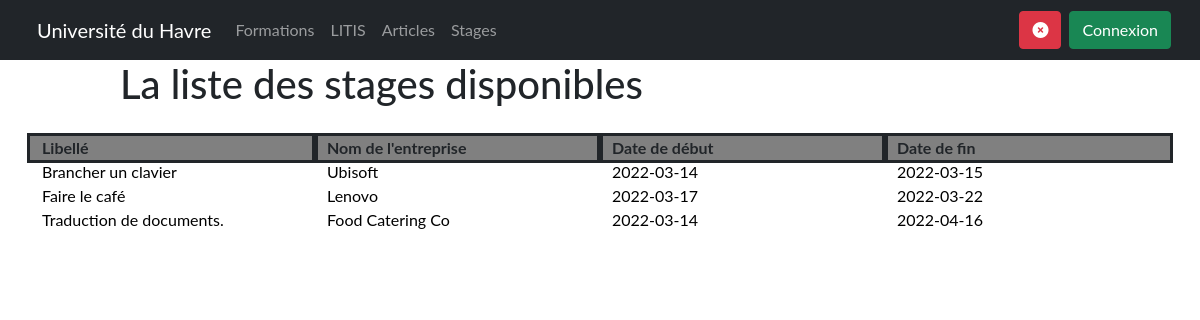
The page /stage.php on the database its author committed.
### tables this page shows
CREATE TABLE IF NOT EXISTS `stage` (
  `stage_id` int(11) NOT NULL AUTO_INCREMENT,
  `stage_libelle` varchar(256) NOT NULL,
  `stage_description` text NOT NULL,
  `stage_entreprise` varchar(128) NOT NULL,
  `stage_date_debut` date DEFAULT NULL,
  `stage_date_fin` date DEFAULT NULL,
  `stage_disponible` tinyint(1) NOT NULL,
  PRIMARY KEY (`stage_id`)
);

### stage.php (the view, shortened to what this page needs)
<?php
include_once('connexion.php');
$sqlQuery = 'SELECT * FROM `stage` WHERE stage_disponible = 1';
$statement = $mysqlClient->prepare($sqlQuery);
$statement->execute();
$stages = $statement->fetchAll();
include_once('header.php');
$perm = $_SESSION['perm'];
    if ($perm ==""){
        $perm = 0;
    }include_once('header.php');
?>
<main>
<h1 style="margin-left: 10%; margin-bottom: 0.7em;">La liste des stages disponibles</h1>
<div class="container" style="background-color: grey;">
	<div class="row">
		<div class="col-sm" style="outline-style: solid;">
			<strong>Libellé</strong>
		</div>
		<div class="col-sm" style="outline-style: solid;">
			<strong>Nom de l'entreprise</strong>
		</div>
		<div class="col-sm" style="outline-style: solid;">
			<strong>Date de début</strong>
		</div>
		<div class="col-sm" style="outline-style: solid;">
			<strong>Date de fin</strong>
		</div>
	</div>
</div>
<?php
foreach ($stages as $stage){
	?>
	<div class="container">
		<a style="text-decoration: none; color: black;" href="<?php echo "afficherStage.php?stage_id=". $stage['stage_id'] ?>">
			<div class="row">
				<div class="col-sm solid-outline"><?php echo $stage['stage_libelle'] ?></div>
				<div class="col-sm solid-outline"><?php echo $stage['stage_entreprise'] ?></div>
				<div class="col-sm solid-outline"><?php echo $stage['stage_date_debut'] ?></div>
				<div class="col-sm solid-outline"><?php echo $stage['stage_date_fin'] ?></div>
			</div>
		</a>
	</div>
	<?php
}
?>
</main>

### css/style.css (style rules this page uses)
body { font-family: 'Lato', sans-serif; margin: 0; }

### rows shown on the page
stage: stage_libelle "Brancher un clavier", stage_entreprise "Ubisoft", stage_date_debut "2022-03-14", stage_date_fin "2022-03-15"
stage: stage_libelle "Faire le café", stage_entreprise "Lenovo", stage_date_debut "2022-03-17", stage_date_fin "2022-03-22"
stage: stage_libelle "Traduction de documents.", stage_entreprise "Food Catering Co", stage_date_debut "2022-03-14", stage_date_fin "2022-04-16"
